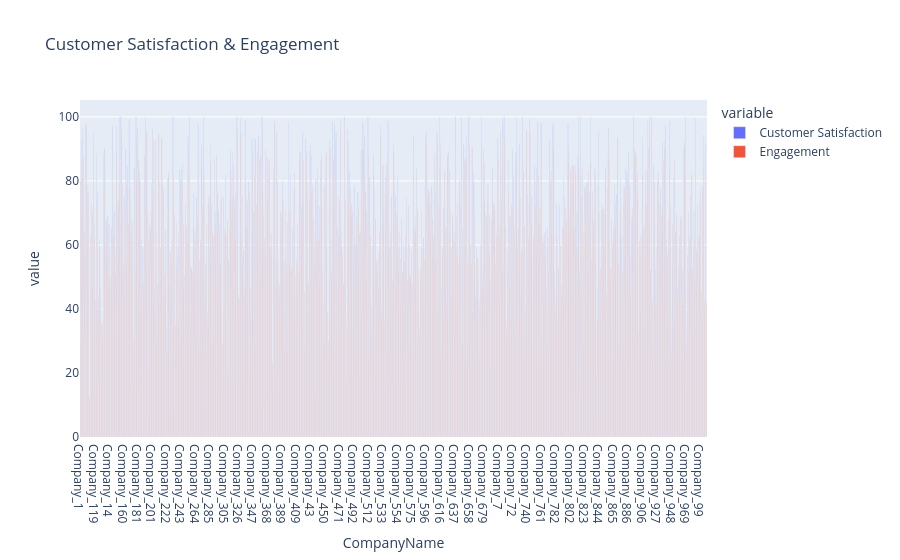

Notebook cell for this chart:
### Markdown cell above
1. Customer Satisfaction & Engagement

### Code cell
import pandas as pd
import plotly.express as px

df = pd.read_csv("company_esg_financial_dataset.csv")

df = df.dropna(subset=["CompanyName","Year","ESG_Social","ESG_Governance"])

latest = df.sort_values(["CompanyName","Year"]).groupby("CompanyName").tail(1)

latest["Customer Satisfaction"] = latest["ESG_Social"]
latest["Engagement"] = latest["ESG_Social"]*0.7 + latest["ESG_Governance"]*0.3

fig = px.bar(
    latest,
    x="CompanyName",
    y=["Customer Satisfaction", "Engagement"],
    barmode="group",
    title="Customer Satisfaction & Engagement"
)

fig.show()

### Figure 1 — Plotly figure (JSON) as saved in the notebook; plotly's stock layout.template omitted (floating-point values rounded to 4 significant figures; data arrays with more than 128 entries replaced by an {"elided": "..."} marker saying what was removed)
{"data": [{"alignmentgroup": "True", "hovertemplate": "variable=Customer Satisfaction<br>CompanyName=%{x}<br>value=%{y}<extra></extra>", "legendgroup": "Customer Satisfaction", "marker": {"color": "#636efa", "pattern": {"shape": ""}}, "name": "Customer Satisfaction", "offsetgroup": "Customer Satisfaction", "orientation": "v", "showlegend": true, "textposition": "auto", "type": "bar", "x": {"elided": "1000 str values"}, "xaxis": "x", "y": {"elided": "1000 float values"}, "yaxis": "y"}, {"alignmentgroup": "True", "hovertemplate": "variable=Engagement<br>CompanyName=%{x}<br>value=%{y}<extra></extra>", "legendgroup": "Engagement", "marker": {"color": "#EF553B", "pattern": {"shape": ""}}, "name": "Engagement", "offsetgroup": "Engagement", "orientation": "v", "showlegend": true, "textposition": "auto", "type": "bar", "x": {"elided": "1000 str values"}, "xaxis": "x", "y": {"elided": "1000 float values"}, "yaxis": "y"}], "layout": {"barmode": "group", "legend": {"title": {"text": "variable"}, "tracegroupgap": 0}, "title": {"text": "Customer Satisfaction & Engagement"}, "xaxis": {"anchor": "y", "domain": [0, 1], "title": {"text": "CompanyName"}}, "yaxis": {"anchor": "x", "domain": [0, 1], "title": {"text": "value"}}}}
